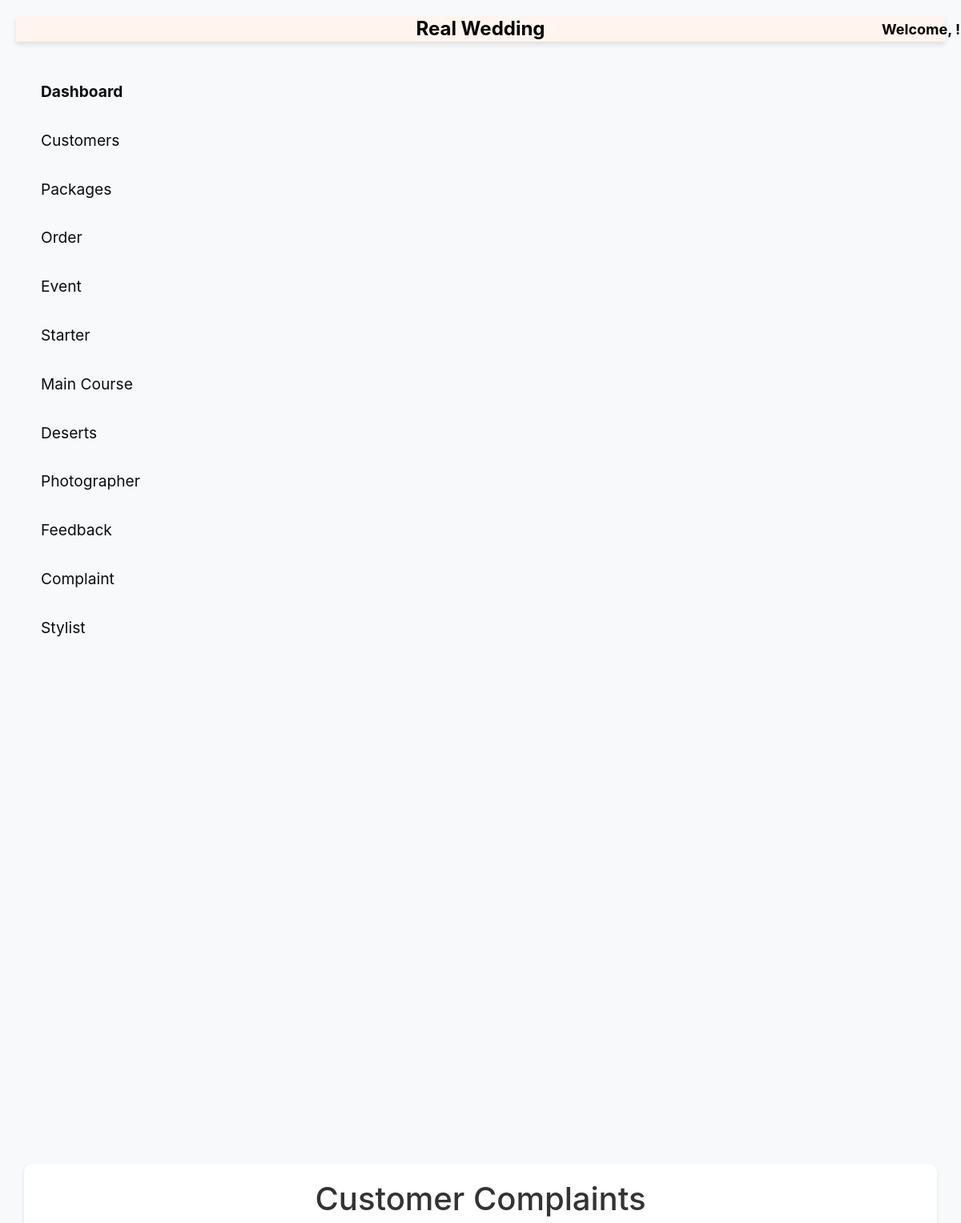
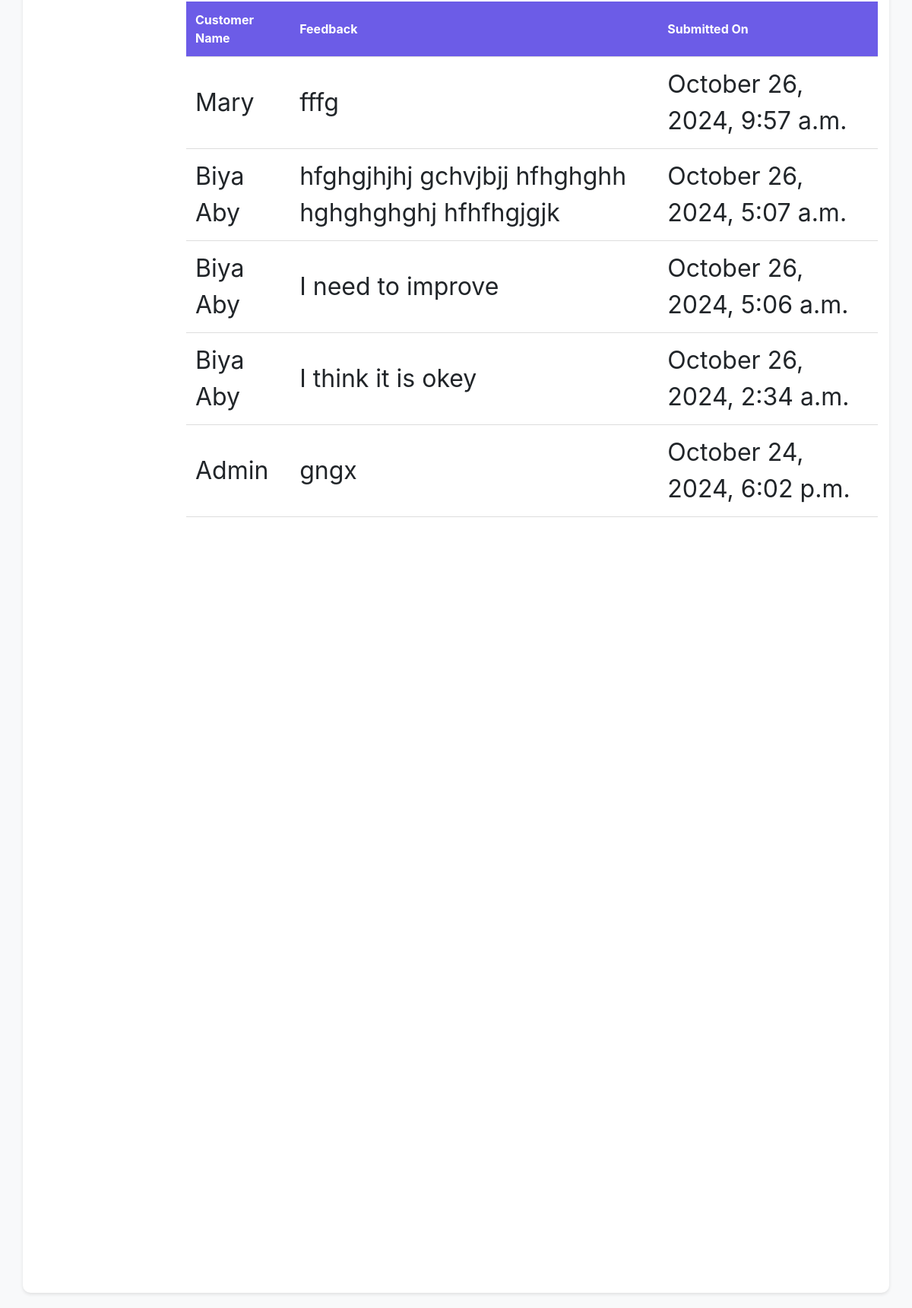
Page /complaint_list/ on the committed database (2 pictures, top to bottom).
### store/models.py (models this page shows, shortened)
class Complaint(models.Model):
    customer = models.ForeignKey(User, on_delete=models.CASCADE)  # Assuming User model for customers
    suggestion = models.TextField()
    created_at = models.DateTimeField(auto_now_add=True)

class User(AbstractBaseUser, PermissionsMixin):
    user_id = models.AutoField(primary_key=True)
    username = models.CharField(max_length=255)
    email = models.EmailField(unique=True)
    phone = models.CharField(max_length=15, blank=True)  # Allow blank for non-superusers
    password = models.CharField(max_length=255)
    is_staff = models.BooleanField(default=False)
    is_superuser = models.BooleanField(default=False)
    objects = UserManager()
    USERNAME_FIELD = 'email'
    REQUIRED_FIELDS = ['username']

### store/views.py (the view)
# urls.py: path('complaint_list/', views.complaint_list, name='complaint_list'),
def complaint_list(request):
    feedbacks = Complaint.objects.all().order_by('-created_at')  # Ordering by latest first
    return render(request, 'admin/complaint_list.html', {'feedbacks': feedbacks})

### templates/admin/complaint_list.html (shortened to what this page needs)
{% load static %}
<!DOCTYPE html>
<html lang="en">
<head>
    <link rel="stylesheet" href="{% static 'css/admin_styles.css' %}">
</head>
<body>
    {% include 'admin/header.html' %}
    {% include 'admin/sidebar.html' %}
    <div class="container">
        <h1>Customer Complaints</h1>
        <table>
            <thead>
                <tr>
                    <th>Customer Name</th>
                    <th>Feedback</th>
                    <th>Submitted On</th>
                </tr>
            </thead>
            <tbody>
                {% for feedback in feedbacks %}
                <tr>
                    <td>{{ feedback.customer.username }}</td>
                    <td>{{ feedback.suggestion }}</td>
                    <td>{{ feedback.created_at|date:"F j, Y, g:i a" }}</td>
                </tr>
                {% empty %}
                <tr>
                    <td colspan="3" style="text-align:center;">No Complaint available.</td>
                </tr>
                {% endfor %}
            </tbody>
        </table>
    </div>
</body>
</html>

### static/css/admin_styles.css (style rules this page uses)
body { background-color: #f8f9fa; }
h1 { color: #333; }

### templates/admin/complaint_list.html (style rules this page uses)
body { font-family: 'Montserrat', sans-serif; background-color: #f0f2f5; margin: 0; padding: 20px; }
.container { max-width: 800px; margin: auto; background: white; padding: 20px; border-radius: 10px; box-shadow: 0 2px 4px rgba(0, 0, 0, 0.1); margin-top: 600px; }
h1 { text-align: center; color: #333; margin-bottom: 500px; }
table { width: auto; border-collapse: collapse; margin-bottom:1000px; margin-left: 200px; }
th, td { padding: 12px; text-align: left; border-bottom: 1px solid #ddd; }
th { background-color: #6c5ce7; color: white; }
td { font-size: 2em; vertical-align: middle; }

### rows in the picture
Complaint: customer.username "Mary", suggestion "fffg", created_at "October 26, 2024, 9:57 a.m."
Complaint: customer.username "Biya Aby", suggestion "hfghgjhjhj gchvjbjj hfhghghh hghghghghj hfhfhgjgjk", created_at "October 26, 2024, 5:07 a.m."
Complaint: customer.username "Biya Aby", suggestion "I need to improve", created_at "October 26, 2024, 5:06 a.m."
Complaint: customer.username "Biya Aby", suggestion "I think it is okey", created_at "October 26, 2024, 2:34 a.m."
Complaint: customer.username "Admin", suggestion "gngx", created_at "October 24, 2024, 6:02 p.m."
